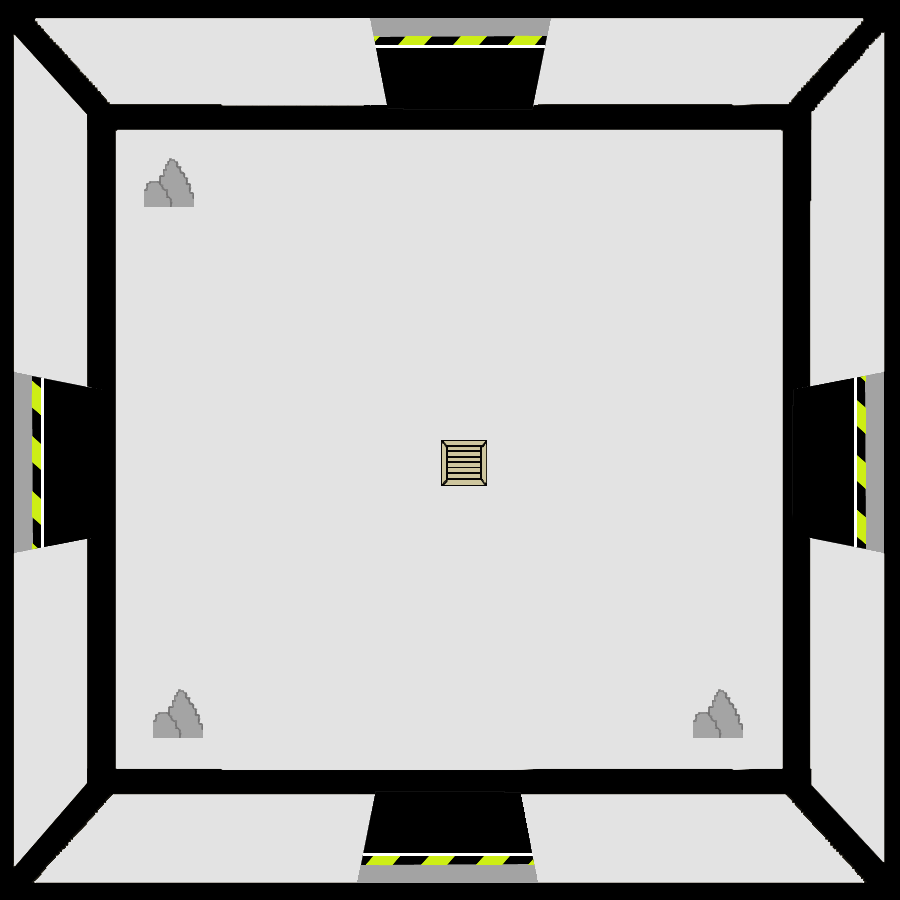

A level layout from a 2D game, rendered from its tile map. Below: a short description, then the map file with tile-grid data replaced by summaries:
An orthogonal 100x100 tile map with 9x9 px tiles, 2 tile layers (SALA, OBJETOS), 3 tilesets.

<map version="1.2" tiledversion="1.3.3" orientation="orthogonal" renderorder="right-down" width="100" height="100" tilewidth="9" tileheight="9" infinite="0" nextlayerid="3" nextobjectid="1">
 <tileset firstgid="1" source="LAB15.tsx" />
 <tileset firstgid="10001" source="CAJA.tsx" />
 <tileset firstgid="10026" source="ROCAS.tsx" />
 <layer id="1" name="SALA" width="100" height="100">
  <data>[10000 cells, 10000 non-empty, 10000 distinct tile ids]</data>
 </layer>
 <layer id="2" name="OBJETOS" width="100" height="100">
  <data>[10000 cells, 614 non-empty, 612 distinct tile ids]</data>
 </layer>
</map>
